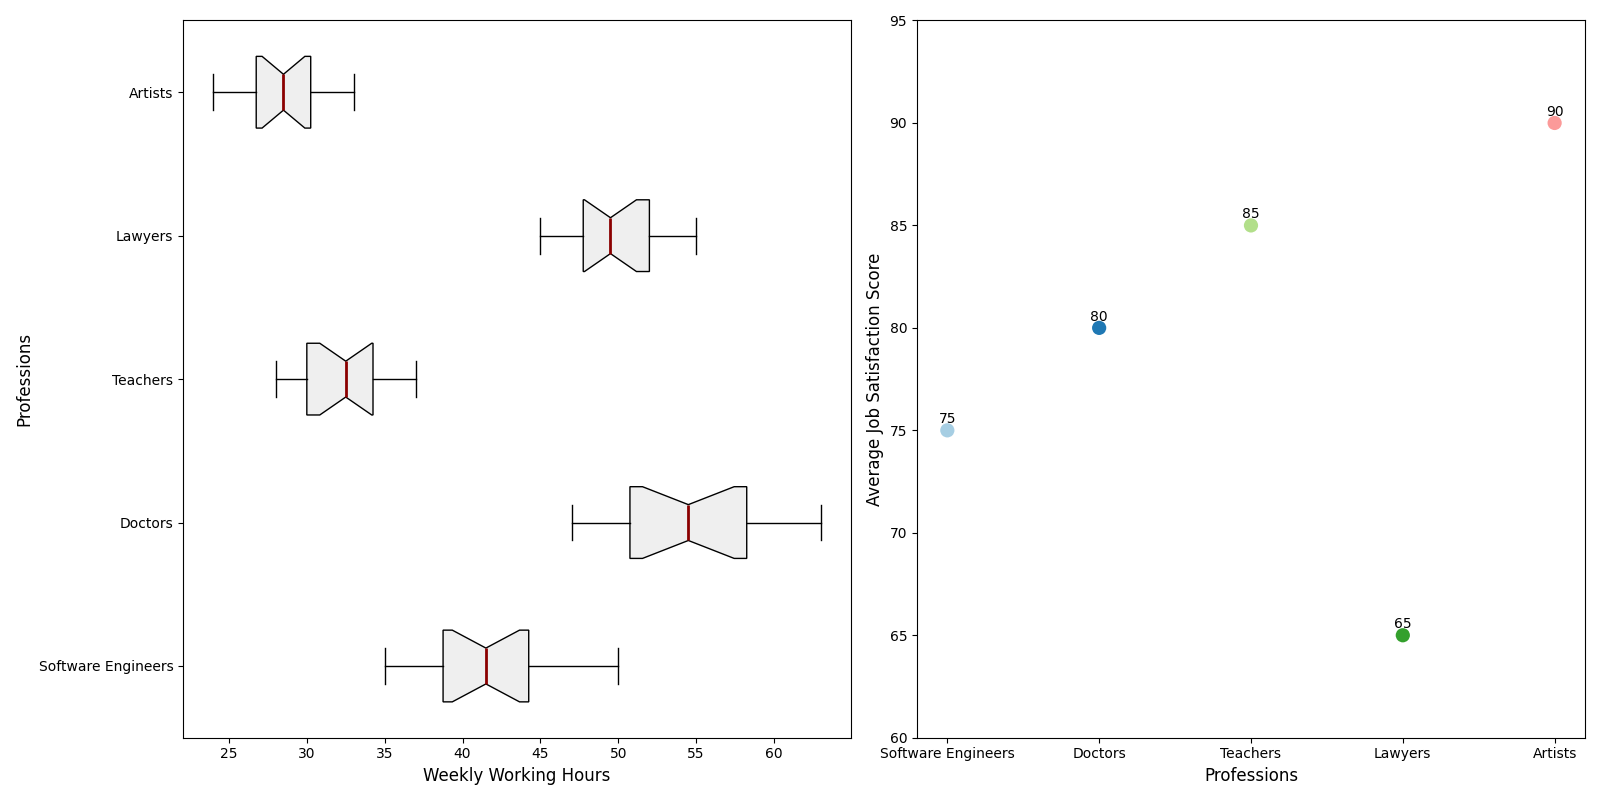

This figure's Python source:
import numpy as np
import matplotlib.pyplot as plt

# Data: Weekly working hours for different professions
working_hours = {
    "Software Engineers": [40, 42, 38, 45, 50, 35, 40, 38, 42, 48, 44, 46, 37, 39, 41, 43],
    "Doctors": [50, 55, 60, 52, 58, 62, 48, 54, 57, 63, 56, 59, 53, 51, 49, 47],
    "Teachers": [30, 32, 29, 35, 34, 37, 33, 28, 31, 36, 32, 30, 29, 33, 34, 35],
    "Lawyers": [45, 48, 52, 55, 50, 46, 49, 53, 47, 51, 54, 48, 50, 52, 47, 49],
    "Artists": [25, 28, 30, 32, 29, 27, 26, 31, 33, 28, 30, 25, 27, 29, 24, 32]
}

average_satisfaction = {
    "Software Engineers": 75,
    "Doctors": 80,
    "Teachers": 85,
    "Lawyers": 65,
    "Artists": 90
}

professions = list(working_hours.keys())
data = list(working_hours.values())
satisfaction_scores = [average_satisfaction[profession] for profession in professions]

fig, axes = plt.subplots(1, 2, figsize=(16, 8))

# Plot 1: Horizontal box plot for working hours
axes[0].boxplot(data, vert=False, patch_artist=True, labels=professions, notch=True,
                boxprops=dict(facecolor='#efefef', color='black'),
                whiskerprops=dict(color='black'),
                capprops=dict(color='black'),
                flierprops=dict(marker='o', markerfacecolor='red', markersize=8, linestyle='none'),
                medianprops=dict(color='darkred', linewidth=2))

colors = ['#a6cee3', '#1f78b4', '#b2df8a', '#33a02c', '#fb9a99']
for patch, color in zip(axes[0].artists, colors):
    patch.set_facecolor(color)

axes[0].set_xlabel("Weekly Working Hours", fontsize=12)
axes[0].set_ylabel("Professions", fontsize=12)

# Plot 2: Scatter plot for average job satisfaction scores
axes[1].scatter(professions, satisfaction_scores, color=colors, s=150, edgecolors='white', linewidth=2)
axes[1].set_xlabel("Professions", fontsize=12)
axes[1].set_ylabel("Average Job Satisfaction Score", fontsize=12)
axes[1].set_ylim(60, 95)

for i, txt in enumerate(satisfaction_scores):
    axes[1].annotate(txt, (professions[i], satisfaction_scores[i]), textcoords="offset points", xytext=(0,5), ha='center', fontsize=10)

plt.tight_layout()
plt.show()
